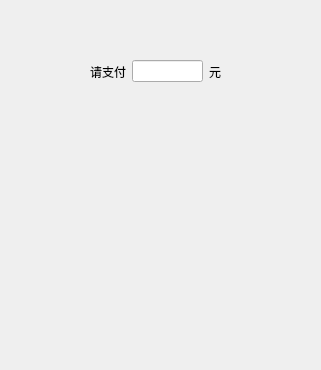
<?xml version="1.0" encoding="UTF-8"?>
<ui version="4.0">
 <class>Buy</class>
 <widget class="QDialog" name="Buy">
  <property name="geometry">
   <rect>
    <x>0</x>
    <y>0</y>
    <width>321</width>
    <height>370</height>
   </rect>
  </property>
  <property name="windowTitle">
   <string>Dialog</string>
  </property>
  <widget class="QWidget" name="">
   <property name="geometry">
    <rect>
     <x>90</x>
     <y>60</y>
     <width>131</width>
     <height>23</height>
    </rect>
   </property>
   <layout class="QHBoxLayout" name="horizontalLayout">
    <item>
     <widget class="QLabel" name="label">
      <property name="text">
       <string>请支付</string>
      </property>
     </widget>
    </item>
    <item>
     <widget class="QLineEdit" name="lineEdit"/>
    </item>
    <item>
     <widget class="QLabel" name="label_2">
      <property name="text">
       <string>元</string>
      </property>
     </widget>
    </item>
   </layout>
  </widget>
 </widget>
 <resources/>
 <connections/>
</ui>
